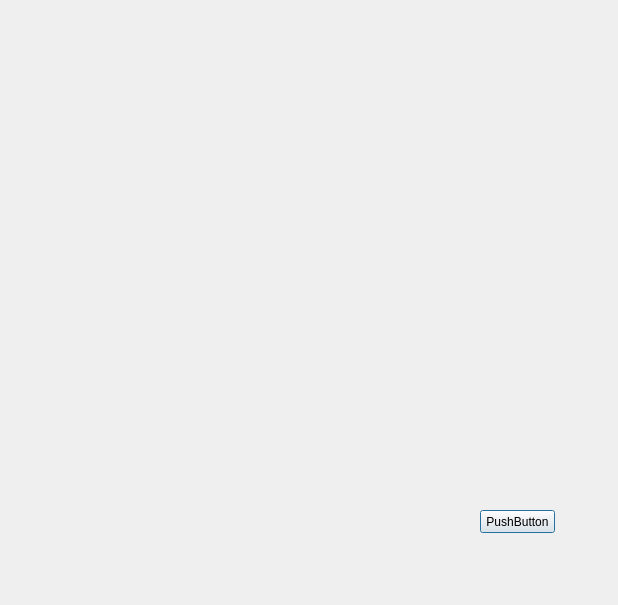
<?xml version="1.0" encoding="UTF-8"?>
<ui version="4.0">
 <class>dlgStartAT</class>
 <widget class="QDialog" name="dlgStartAT">
  <property name="geometry">
   <rect>
    <x>0</x>
    <y>0</y>
    <width>618</width>
    <height>605</height>
   </rect>
  </property>
  <property name="windowTitle">
   <string>Dialog</string>
  </property>
  <widget class="QPushButton" name="pushButton">
   <property name="geometry">
    <rect>
     <x>480</x>
     <y>510</y>
     <width>75</width>
     <height>23</height>
    </rect>
   </property>
   <property name="text">
    <string>PushButton</string>
   </property>
  </widget>
 </widget>
 <resources/>
 <connections/>
</ui>
